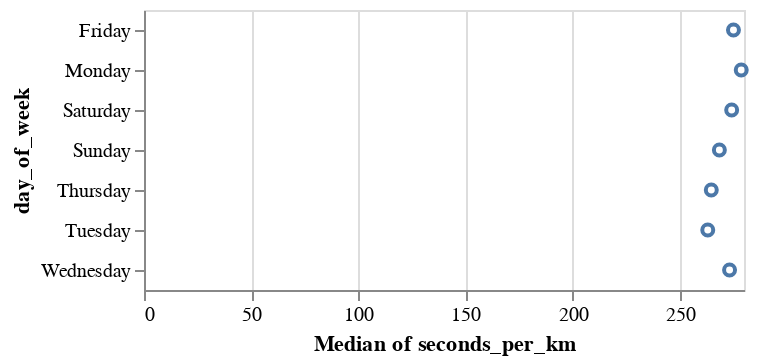

Notebook source saved alongside this figure:
### Code cell
alt.Chart(df).mark_point().encode(
    x='median(seconds_per_km)',
    y='day_of_week'
)

### Figure 1 — Vega-Lite specification as saved in the notebook (floating-point values rounded to 4 significant figures)
{"$schema": "https://vega.github.io/schema/vega-lite/v5.17.0.json", "config": {"view": {"continuousHeight": 300, "continuousWidth": 300}}, "data": {"name": "data-b5e90de4fab0477a6d479abe6d38b620"}, "datasets": {"data-b5e90de4fab0477a6d479abe6d38b620": [{"avgPace(/meter)": 0.3787, "calories(kcal)": 71, "date": "2022-01-10 20:39", "day_of_week": "Monday", "distance(m)": 1191, "distance_rounded": 1, "maxPace(/meter)": 7.246, "minPace(/meter)": 0.2501, "seconds_per_km": 380.4, "speed_per_km": "06:20.35", "sportTime(s)": 453, "startTime": "2022-01-10T13:39:17+00:00", "type": 1}, {"avgPace(/meter)": 0.2878, "calories(kcal)": 60, "date": "2022-01-13 16:23", "day_of_week": "Thursday", "distance(m)": 1004, "distance_rounded": 1, "maxPace(/meter)": 2.342, "minPace(/meter)": 0.1982, "seconds_per_km": 288.8, "speed_per_km": "04:48.84", "sportTime(s)": 290, "startTime": "2022-01-13T09:23:16+00:00", "type": 1}, {"avgPace(/meter)": 0.2637, "calories(kcal)": 39, "date": "2022-02-03 17:41", "day_of_week": "Thursday", "distance(m)": 1001, "distance_rounded": 1, "maxPace(/meter)": 0.609, "minPace(/meter)": 0.1993, "seconds_per_km": 264.7, "speed_per_km": "04:24.74", "sportTime(s)": 265, "startTime": "2022-02-03T10:41:12+00:00", "type": 1}, {"avgPace(/meter)": 0.2803, "calories(kcal)": 50, "date": "2022-02-05 18:46", "day_of_week": "Saturday", "distance(m)": 1006, "distance_rounded": 1, "maxPace(/meter)": 0.6911, "minPace(/meter)": 0.229, "seconds_per_km": 281.3, "speed_per_km": "04:41.31", "sportTime(s)": 283, "startTime": "2022-02-05T11:46:47+00:00", "type": 1}, {"avgPace(/meter)": 0.2675, "calories(kcal)": 34, "date": "2022-02-06 18:36", "day_of_week": "Sunday", "distance(m)": 1013, "distance_rounded": 1, "maxPace(/meter)": 0.6361, "minPace(/meter)": 0.2325, "seconds_per_km": 268.5, "speed_per_km": "04:28.51", "sportTime(s)": 272, "startTime": "2022-02-06T11:36:48+00:00", "type": 1}, {"avgPace(/meter)": 0.26, "calories(kcal)": 39, "date": "2022-02-11 18:49", "day_of_week": "Friday", "distance(m)": 1004, "distance_rounded": 1, "maxPace(/meter)": 0.788, "minPace(/meter)": 0.198, "seconds_per_km": 262.9, "speed_per_km": "04:22.95", "sportTime(s)": 264, "startTime": "2022-02-11T11:49:54+00:00", "type": 1}, {"avgPace(/meter)": 0.2552, "calories(kcal)": 44, "date": "2022-02-12 18:25", "day_of_week": "Saturday", "distance(m)": 1011, "distance_rounded": 1, "maxPace(/meter)": 0.5571, "minPace(/meter)": 0.1928, "seconds_per_km": 256.2, "speed_per_km": "04:16.18", "sportTime(s)": 259, "startTime": "2022-02-12T11:25:02+00:00", "type": 1}, {"avgPace(/meter)": 0.255, "calories(kcal)": 37, "date": "2022-02-13 18:09", "day_of_week": "Sunday", "distance(m)": 1000, "distance_rounded": 1, "maxPace(/meter)": 0.576, "minPace(/meter)": 0.194, "seconds_per_km": 256, "speed_per_km": "04:16.00", "sportTime(s)": 256, "startTime": "2022-02-13T11:09:12+00:00", "type": 1}, {"avgPace(/meter)": 0.2854, "calories(kcal)": 43, "date": "2022-02-14 18:50", "day_of_week": "Monday", "distance(m)": 1002, "distance_rounded": 1, "maxPace(/meter)": 0.7446, "minPace(/meter)": 0.2587, "seconds_per_km": 286.4, "speed_per_km": "04:46.43", "sportTime(s)": 287, "startTime": "2022-02-14T11:50:09+00:00", "type": 1}, {"avgPace(/meter)": 0.2827, "calories(kcal)": 60, "date": "2022-02-16 18:12", "day_of_week": "Wednesday", "distance(m)": 1001, "distance_rounded": 1, "maxPace(/meter)": 2.165, "minPace(/meter)": 0.1834, "seconds_per_km": 283.7, "speed_per_km": "04:43.72", "sportTime(s)": 284, "startTime": "2022-02-16T11:12:40+00:00", "type": 1}, {"avgPace(/meter)": 0.2793, "calories(kcal)": 55, "date": "2022-03-05 07:10", "day_of_week": "Saturday", "distance(m)": 1006, "distance_rounded": 1, "maxPace(/meter)": 0.6154, "minPace(/meter)": 0.2083, "seconds_per_km": 280.3, "speed_per_km": "04:40.32", "sportTime(s)": 282, "startTime": "2022-03-05T00:10:22+00:00", "type": 1}, {"avgPace(/meter)": 0.2796, "calories(kcal)": 47, "date": "2022-03-18 18:26", "day_of_week": "Friday", "distance(m)": 1005, "distance_rounded": 1, "maxPace(/meter)": 0.8749, "minPace(/meter)": 0.2372, "seconds_per_km": 280.6, "speed_per_km": "04:40.60", "sportTime(s)": 282, "startTime": "2022-03-18T11:26:11+00:00", "type": 1}, {"avgPace(/meter)": 0.2964, "calories(kcal)": 57, "date": "2022-03-28 18:45", "day_of_week": "Monday", "distance(m)": 1046, "distance_rounded": 1, "maxPace(/meter)": 0.639, "minPace(/meter)": 0.2149, "seconds_per_km": 297.3, "speed_per_km": "04:57.32", "sportTime(s)": 311, "startTime": "2022-03-28T11:45:13+00:00", "type": 1}, {"avgPace(/meter)": 0.3011, "calories(kcal)": 57, "date": "2022-03-29 19:02", "day_of_week": "Tuesday", "distance(m)": 1003, "distance_rounded": 1, "maxPace(/meter)": 0.6835, "minPace(/meter)": 0.2301, "seconds_per_km": 302.1, "speed_per_km": "05:2.09", "sportTime(s)": 303, "startTime": "2022-03-29T12:02:25+00:00", "type": 1}, {"avgPace(/meter)": 0.2837, "calories(kcal)": 49, "date": "2022-03-30 18:52", "day_of_week": "Wednesday", "distance(m)": 1001, "distance_rounded": 1, "maxPace(/meter)": 0.4753, "minPace(/meter)": 0.1658, "seconds_per_km": 284.7, "speed_per_km": "04:44.72", "sportTime(s)": 285, "startTime": "2022-03-30T11:52:16+00:00", "type": 1}, {"avgPace(/meter)": 0.27, "calories(kcal)": 48, "date": "2022-04-04 17:57", "day_of_week": "Monday", "distance(m)": 1000, "distance_rounded": 1, "maxPace(/meter)": 0.7117, "minPace(/meter)": 0.2248, "seconds_per_km": 271, "speed_per_km": "04:31.00", "sportTime(s)": 271, "startTime": "2022-04-04T10:57:56+00:00", "type": 1}, {"avgPace(/meter)": 0.273, "calories(kcal)": 51, "date": "2022-04-08 18:39", "day_of_week": "Friday", "distance(m)": 1000, "distance_rounded": 1, "maxPace(/meter)": 0.6707, "minPace(/meter)": 0.2315, "seconds_per_km": 274, "speed_per_km": "04:34.00", "sportTime(s)": 274, "startTime": "2022-04-08T11:39:28+00:00", "type": 1}, {"avgPace(/meter)": 0.2744, "calories(kcal)": 45, "date": "2022-04-10 18:41", "day_of_week": "Sunday", "distance(m)": 1006, "distance_rounded": 1, "maxPace(/meter)": 0.6873, "minPace(/meter)": 0.2137, "seconds_per_km": 275.3, "speed_per_km": "04:35.35", "sportTime(s)": 277, "startTime": "2022-04-10T11:41:58+00:00", "type": 1}, {"avgPace(/meter)": 0.277, "calories(kcal)": 44, "date": "2022-04-13 17:48", "day_of_week": "Wednesday", "distance(m)": 1000, "distance_rounded": 1, "maxPace(/meter)": 0.7634, "minPace(/meter)": 0.2038, "seconds_per_km": 278, "speed_per_km": "04:38.00", "sportTime(s)": 278, "startTime": "2022-04-13T10:48:11+00:00", "type": 1}, {"avgPace(/meter)": 0.2756, "calories(kcal)": 39, "date": "2022-04-15 16:54", "day_of_week": "Friday", "distance(m)": 1005, "distance_rounded": 1, "maxPace(/meter)": 0.7968, "minPace(/meter)": 0.244, "seconds_per_km": 276.6, "speed_per_km": "04:36.62", "sportTime(s)": 278, "startTime": "2022-04-15T09:54:21+00:00", "type": 1}, {"avgPace(/meter)": 0.2939, "calories(kcal)": 62, "date": "2022-04-26 18:40", "day_of_week": "Tuesday", "distance(m)": 1201, "distance_rounded": 1, "maxPace(/meter)": 1.115, "minPace(/meter)": 0.1997, "seconds_per_km": 294.8, "speed_per_km": "04:54.75", "sportTime(s)": 354, "startTime": "2022-04-26T11:40:21+00:00", "type": 1}, {"avgPace(/meter)": 0.2685, "calories(kcal)": 48, "date": "2022-04-27 18:31", "day_of_week": "Wednesday", "distance(m)": 1002, "distance_rounded": 1, "maxPace(/meter)": 0.6803, "minPace(/meter)": 0.2187, "seconds_per_km": 269.5, "speed_per_km": "04:29.46", "sportTime(s)": 270, "startTime": "2022-04-27T11:31:56+00:00", "type": 1}, {"avgPace(/meter)": 0.2774, "calories(kcal)": 50, "date": "2022-04-28 17:37", "day_of_week": "Thursday", "distance(m)": 1002, "distance_rounded": 1, "maxPace(/meter)": 0.8052, "minPace(/meter)": 0.221, "seconds_per_km": 278.4, "speed_per_km": "04:38.44", "sportTime(s)": 279, "startTime": "2022-04-28T10:37:51+00:00", "type": 1}, {"avgPace(/meter)": 0.2974, "calories(kcal)": 89, "date": "2022-04-29 18:01", "day_of_week": "Friday", "distance(m)": 1651, "distance_rounded": 1, "maxPace(/meter)": 1.217, "minPace(/meter)": 0.2073, "seconds_per_km": 299.8, "speed_per_km": "04:59.82", "sportTime(s)": 495, "startTime": "2022-04-29T11:01:29+00:00", "type": 1}, {"avgPace(/meter)": 0.2803, "calories(kcal)": 41, "date": "2022-05-01 16:48", "day_of_week": "Sunday", "distance(m)": 1006, "distance_rounded": 1, "maxPace(/meter)": 0.8224, "minPace(/meter)": 0.2239, "seconds_per_km": 281.3, "speed_per_km": "04:41.31", "sportTime(s)": 283, "startTime": "2022-05-01T09:48:50+00:00", "type": 1}, {"avgPace(/meter)": 0.2761, "calories(kcal)": 42, "date": "2022-05-04 18:52", "day_of_week": "Wednesday", "distance(m)": 1007, "distance_rounded": 1, "maxPace(/meter)": 0.6135, "minPace(/meter)": 0.2112, "seconds_per_km": 277.1, "speed_per_km": "04:37.06", "sportTime(s)": 279, "startTime": "2022-05-04T11:52:29+00:00", "type": 1}, {"avgPace(/meter)": 0.291, "calories(kcal)": 52, "date": "2022-05-05 18:15", "day_of_week": "Thursday", "distance(m)": 1000, "distance_rounded": 1, "maxPace(/meter)": 0.7042, "minPace(/meter)": 0.216, "seconds_per_km": 292, "speed_per_km": "04:52.00", "sportTime(s)": 292, "startTime": "2022-05-05T11:15:38+00:00", "type": 1}, {"avgPace(/meter)": 0.2712, "calories(kcal)": 47, "date": "2022-05-06 17:16", "day_of_week": "Friday", "distance(m)": 1003, "distance_rounded": 1, "maxPace(/meter)": 0.7022, "minPace(/meter)": 0.2276, "seconds_per_km": 272.2, "speed_per_km": "04:32.18", "sportTime(s)": 273, "startTime": "2022-05-06T10:16:48+00:00", "type": 1}, {"avgPace(/meter)": 0.278, "calories(kcal)": 52, "date": "2022-05-07 16:47", "day_of_week": "Saturday", "distance(m)": 1040, "distance_rounded": 1, "maxPace(/meter)": 212, "minPace(/meter)": 0.2129, "seconds_per_km": 278.8, "speed_per_km": "04:38.85", "sportTime(s)": 290, "startTime": "2022-05-07T09:47:30+00:00", "type": 1}, {"avgPace(/meter)": 0.279, "calories(kcal)": 56, "date": "2022-05-08 18:24", "day_of_week": "Sunday", "distance(m)": 1026, "distance_rounded": 1, "maxPace(/meter)": 225, "minPace(/meter)": 0.2221, "seconds_per_km": 279.7, "speed_per_km": "04:39.73", "sportTime(s)": 287, "startTime": "2022-05-08T11:24:19+00:00", "type": 1}, {"avgPace(/meter)": 0.278, "calories(kcal)": 59, "date": "2022-05-12 18:36", "day_of_week": "Thursday", "distance(m)": 1007, "distance_rounded": 1, "maxPace(/meter)": 178, "minPace(/meter)": 0.1781, "seconds_per_km": 279.0, "speed_per_km": "04:39.05", "sportTime(s)": 281, "startTime": "2022-05-12T11:36:50+00:00", "type": 1}, {"avgPace(/meter)": 0.283, "calories(kcal)": 55, "date": "2022-05-13 18:36", "day_of_week": "Friday", "distance(m)": 1024, "distance_rounded": 1, "maxPace(/meter)": 201, "minPace(/meter)": 0.2015, "seconds_per_km": 284.2, "speed_per_km": "04:44.18", "sportTime(s)": 291, "startTime": "2022-05-13T11:36:23+00:00", "type": 1}, {"avgPace(/meter)": 0.273, "calories(kcal)": 51, "date": "2022-05-15 18:36", "day_of_week": "Sunday", "distance(m)": 1028, "distance_rounded": 1, "maxPace(/meter)": 197, "minPace(/meter)": 0.1974, "seconds_per_km": 273.3, "speed_per_km": "04:33.35", "sportTime(s)": 281, "startTime": "2022-05-15T11:36:24+00:00", "type": 1}, {"avgPace(/meter)": 0.288, "calories(kcal)": 63, "date": "2022-05-16 18:31", "day_of_week": "Monday", "distance(m)": 1046, "distance_rounded": 1, "maxPace(/meter)": 210, "minPace(/meter)": 0.2106, "seconds_per_km": 288.7, "speed_per_km": "04:48.72", "sportTime(s)": 302, "startTime": "2022-05-16T11:31:34+00:00", "type": 1}, {"avgPace(/meter)": 0.293, "calories(kcal)": 63, "date": "2022-05-17 18:15", "day_of_week": "Tuesday", "distance(m)": 1049, "distance_rounded": 1, "maxPace(/meter)": 237, "minPace(/meter)": 0.2227, "seconds_per_km": 293.6, "speed_per_km": "04:53.61", "sportTime(s)": 308, "startTime": "2022-05-17T11:15:00+00:00", "type": 1}, {"avgPace(/meter)": 0.2841, "calories(kcal)": 50.03, "date": "2022-05-21 20:48", "day_of_week": "Saturday", "distance(m)": 1003, "distance_rounded": 1, "maxPace(/meter)": 0.6219, "minPace(/meter)": 0.2232, "seconds_per_km": 286.1, "speed_per_km": "04:46.14", "sportTime(s)": 287, "startTime": "2022-05-21T13:48:24+00:00", "type": 1}, {"avgPace(/meter)": 0.265, "calories(kcal)": 44.08, "date": "2022-05-22 17:22", "day_of_week": "Sunday", "distance(m)": 1000, "distance_rounded": 1, "maxPace(/meter)": 0.815, "minPace(/meter)": 0.2136, "seconds_per_km": 267, "speed_per_km": "04:27.00", "sportTime(s)": 267, "startTime": "2022-05-22T10:22:47+00:00", "type": 1}, {"avgPace(/meter)": 0.265, "calories(kcal)": 50.33, "date": "2022-05-23 18:46", "day_of_week": "Monday", "distance(m)": 1000, "distance_rounded": 1, "maxPace(/meter)": 0.668, "minPace(/meter)": 0.2187, "seconds_per_km": 267, "speed_per_km": "04:27.00", "sportTime(s)": 267, "startTime": "2022-05-23T11:46:59+00:00", "type": 1}, {"avgPace(/meter)": 0.2647, "calories(kcal)": 44.15, "date": "2022-05-24 18:54", "day_of_week": "Tuesday", "distance(m)": 1001, "distance_rounded": 1, "maxPace(/meter)": 0.9251, "minPace(/meter)": 0.2227, "seconds_per_km": 266.7, "speed_per_km": "04:26.73", "sportTime(s)": 267, "startTime": "2022-05-24T11:54:01+00:00", "type": 1}, {"avgPace(/meter)": 0.2353, "calories(kcal)": 40.81, "date": "2022-05-25 17:56", "day_of_week": "Wednesday", "distance(m)": 1003, "distance_rounded": 1, "maxPace(/meter)": 0.9066, "minPace(/meter)": 0.1197, "seconds_per_km": 240.3, "speed_per_km": "04:0.28", "sportTime(s)": 241, "startTime": "2022-05-25T10:56:04+00:00", "type": 1}, {"avgPace(/meter)": 0.2622, "calories(kcal)": 53.12, "date": "2022-05-26 17:17", "day_of_week": "Thursday", "distance(m)": 1003, "distance_rounded": 1, "maxPace(/meter)": 0.558, "minPace(/meter)": 0.1968, "seconds_per_km": 264.2, "speed_per_km": "04:24.21", "sportTime(s)": 265, "startTime": "2022-05-26T10:17:38+00:00", "type": 1}, {"avgPace(/meter)": 0.2742, "calories(kcal)": 43.04, "date": "2022-05-27 18:35", "day_of_week": "Friday", "distance(m)": 1003, "distance_rounded": 1, "maxPace(/meter)": 0.757, "minPace(/meter)": 0.2449, "seconds_per_km": 276.2, "speed_per_km": "04:36.17", "sportTime(s)": 277, "startTime": "2022-05-27T11:35:19+00:00", "type": 1}, {"avgPace(/meter)": 0.2677, "calories(kcal)": 51.33, "date": "2022-05-28 17:39", "day_of_week": "Saturday", "distance(m)": 1005, "distance_rounded": 1, "maxPace(/meter)": 0.6452, "minPace(/meter)": 0.2224, "seconds_per_km": 269.7, "speed_per_km": "04:29.65", "sportTime(s)": 271, "startTime": "2022-05-28T10:39:29+00:00", "type": 1}, {"avgPace(/meter)": 0.251, "calories(kcal)": 41, "date": "2022-05-29 18:19", "day_of_week": "Sunday", "distance(m)": 1000, "distance_rounded": 1, "maxPace(/meter)": 0.4274, "minPace(/meter)": 0.1839, "seconds_per_km": 253, "speed_per_km": "04:13.00", "sportTime(s)": 253, "startTime": "2022-05-29T11:19:12+00:00", "type": 1}, {"avgPace(/meter)": 0.25, "calories(kcal)": 48.92, "date": "2022-05-30 18:55", "day_of_week": "Monday", "distance(m)": 1004, "distance_rounded": 1, "maxPace(/meter)": 0.4058, "minPace(/meter)": 0.1746, "seconds_per_km": 252.0, "speed_per_km": "04:11.99", "sportTime(s)": 253, "startTime": "2022-05-30T11:55:16+00:00", "type": 1}, {"avgPace(/meter)": 0.2575, "calories(kcal)": 49.91, "date": "2022-05-31 18:42", "day_of_week": "Tuesday", "distance(m)": 1006, "distance_rounded": 1, "maxPace(/meter)": 0.5513, "minPace(/meter)": 0.203, "seconds_per_km": 259.4, "speed_per_km": "04:19.44", "sportTime(s)": 261, "startTime": "2022-05-31T11:42:33+00:00", "type": 1}, {"avgPace(/meter)": 0.2483, "calories(kcal)": 45.2, "date": "2022-06-03 18:03", "day_of_week": "Friday", "distance(m)": 1003, "distance_rounded": 1, "maxPace(/meter)": 0.8258, "minPace(/meter)": 0.1627, "seconds_per_km": 250.2, "speed_per_km": "04:10.25", "sportTime(s)": 251, "startTime": "2022-06-03T11:03:24+00:00", "type": 1}, {"avgPace(/meter)": 0.2428, "calories(kcal)": 51.81, "date": "2022-06-04 18:38", "day_of_week": "Saturday", "distance(m)": 1001, "distance_rounded": 1, "maxPace(/meter)": 0.5981, "minPace(/meter)": 0.2102, "seconds_per_km": 244.8, "speed_per_km": "04:4.76", "sportTime(s)": 245, "startTime": "2022-06-04T11:38:21+00:00", "type": 1}, {"avgPace(/meter)": 0.2348, "calories(kcal)": 30.82, "date": "2022-06-11 17:38", "day_of_week": "Saturday", "distance(m)": 1001, "distance_rounded": 1, "maxPace(/meter)": 0.5176, "minPace(/meter)": 0.1971, "seconds_per_km": 236.8, "speed_per_km": "03:56.76", "sportTime(s)": 237, "startTime": "2022-06-11T10:38:27+00:00", "type": 1}, {"avgPace(/meter)": 0.2475, "calories(kcal)": 51.79, "date": "2022-06-12 17:47", "day_of_week": "Sunday", "distance(m)": 1006, "distance_rounded": 1, "maxPace(/meter)": 0.6472, "minPace(/meter)": 0.2005, "seconds_per_km": 249.5, "speed_per_km": "04:9.50", "sportTime(s)": 251, "startTime": "2022-06-12T10:47:29+00:00", "type": 1}, {"avgPace(/meter)": 0.2562, "calories(kcal)": 56.05, "date": "2022-06-14 19:03", "day_of_week": "Tuesday", "distance(m)": 1003, "distance_rounded": 1, "maxPace(/meter)": 0.5627, "minPace(/meter)": 0.1935, "seconds_per_km": 258.2, "speed_per_km": "04:18.23", "sportTime(s)": 259, "startTime": "2022-06-14T12:03:23+00:00", "type": 1}, {"avgPace(/meter)": 0.2443, "calories(kcal)": 47.92, "date": "2022-06-15 18:46", "day_of_week": "Wednesday", "distance(m)": 1011, "distance_rounded": 1, "maxPace(/meter)": 0.5219, "minPace(/meter)": 0.1885, "seconds_per_km": 246.3, "speed_per_km": "04:6.29", "sportTime(s)": 249, "startTime": "2022-06-15T11:46:25+00:00", "type": 1}, {"avgPace(/meter)": 0.2405, "calories(kcal)": 33.65, "date": "2022-06-16 18:03", "day_of_week": "Thursday", "distance(m)": 1002, "distance_rounded": 1, "maxPace(/meter)": 0.5764, "minPace(/meter)": 0.1971, "seconds_per_km": 242.5, "speed_per_km": "04:2.51", "sportTime(s)": 243, "startTime": "2022-06-16T11:03:28+00:00", "type": 1}, {"avgPace(/meter)": 0.2405, "calories(kcal)": 48.66, "date": "2022-06-17 18:03", "day_of_week": "Friday", "distance(m)": 1002, "distance_rounded": 1, "maxPace(/meter)": 0.4713, "minPace(/meter)": 0.1802, "seconds_per_km": 242.5, "speed_per_km": "04:2.51", "sportTime(s)": 243, "startTime": "2022-06-17T11:03:58+00:00", "type": 1}, {"avgPace(/meter)": 0.2428, "calories(kcal)": 45, "date": "2022-06-21 19:23", "day_of_week": "Tuesday", "distance(m)": 1009, "distance_rounded": 1, "maxPace(/meter)": 0.5322, "minPace(/meter)": 0.1881, "seconds_per_km": 244.8, "speed_per_km": "04:4.80", "sportTime(s)": 247, "startTime": "2022-06-21T12:23:33+00:00", "type": 1}, {"avgPace(/meter)": 0.2423, "calories(kcal)": 49.76, "date": "2022-06-23 18:16", "day_of_week": "Thursday", "distance(m)": 1003, "distance_rounded": 1, "maxPace(/meter)": 0.627, "minPace(/meter)": 0.1883, "seconds_per_km": 244.3, "speed_per_km": "04:4.27", "sportTime(s)": 245, "startTime": "2022-06-23T11:16:47+00:00", "type": 1}, {"avgPace(/meter)": 0.2365, "calories(kcal)": 48.67, "date": "2022-06-27 18:45", "day_of_week": "Monday", "distance(m)": 1002, "distance_rounded": 1, "maxPace(/meter)": 0.6246, "minPace(/meter)": 0.1815, "seconds_per_km": 238.5, "speed_per_km": "03:58.52", "sportTime(s)": 239, "startTime": "2022-06-27T11:45:38+00:00", "type": 1}, {"avgPace(/meter)": 0.2323, "calories(kcal)": 39.65, "date": "2022-06-28 18:07", "day_of_week": "Tuesday", "distance(m)": 1003, "distance_rounded": 1, "maxPace(/meter)": 0.4755, "minPace(/meter)": 0.1836, "seconds_per_km": 234.3, "speed_per_km": "03:54.30", "sportTime(s)": 235, "startTime": "2022-06-28T11:07:21+00:00", "type": 1}, {"avgPace(/meter)": 0.2283, "calories(kcal)": 33.62, "date": "2022-06-29 19:02", "day_of_week": "Wednesday", "distance(m)": 1003, "distance_rounded": 1, "maxPace(/meter)": 0.5453, "minPace(/meter)": 0.1936, "seconds_per_km": 230.3, "speed_per_km": "03:50.31", "sportTime(s)": 231, "startTime": "2022-06-29T12:02:34+00:00", "type": 1}, {"avgPace(/meter)": 0.2368, "calories(kcal)": 36.82, "date": "2022-06-30 19:31", "day_of_week": "Thursday", "distance(m)": 1001, "distance_rounded": 1, "maxPace(/meter)": 0.6545, "minPace(/meter)": 0.1648, "seconds_per_km": 238.8, "speed_per_km": "03:58.76", "sportTime(s)": 239, "startTime": "2022-06-30T12:31:18+00:00", "type": 1}]}, "encoding": {"x": {"aggregate": "median", "field": "seconds_per_km", "type": "quantitative"}, "y": {"field": "day_of_week", "type": "nominal"}}, "mark": {"type": "point"}}
